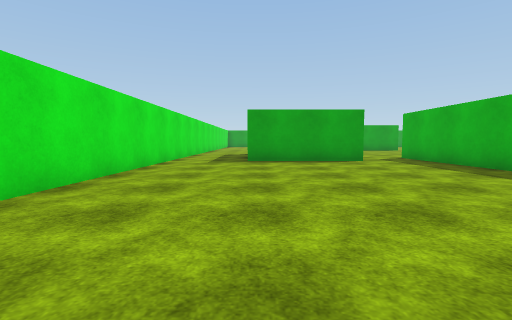
View 1 (above)

22 first-person views from a walk through a 3-D level made in the Unity game engine. The camera is 1.2 m above the floor, tilts 4° down and sees 85° across. The floor is counted in squares, 2 m on a side. Each view is taken from the middle of a square. On the plan, view 1 faces up. The plan holds only what a view shows up to about 9 squares ahead; the rest is blank. The place goes on beyond the plan. The player is left out. Some animated figures are left out. Surface patterns are stand-ins for the level's own textures.

View 2
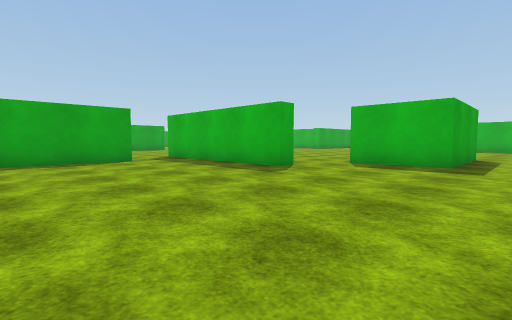

View 3
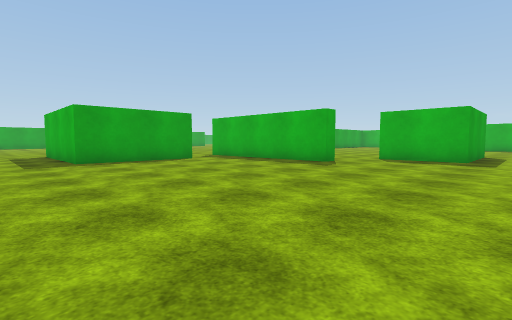

View 4
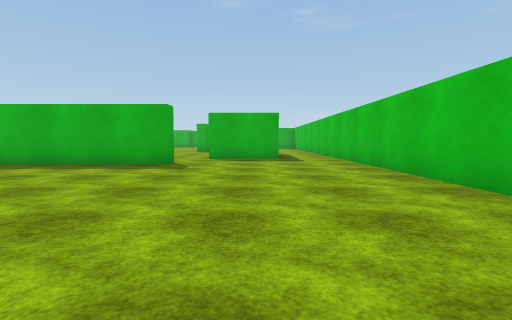

View 5
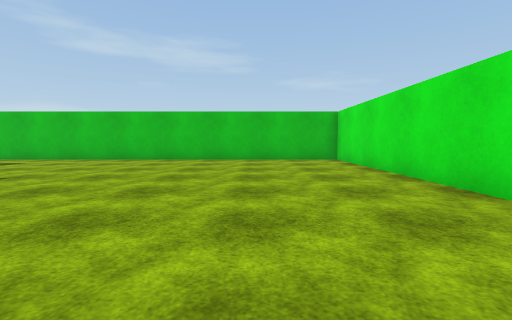

View 6
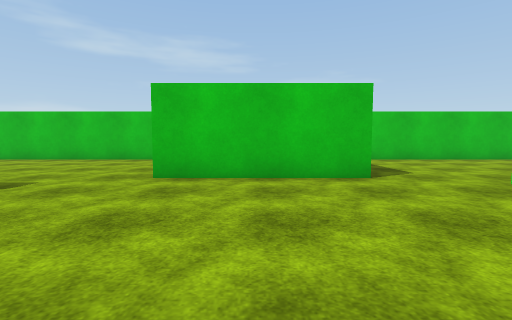

View 7
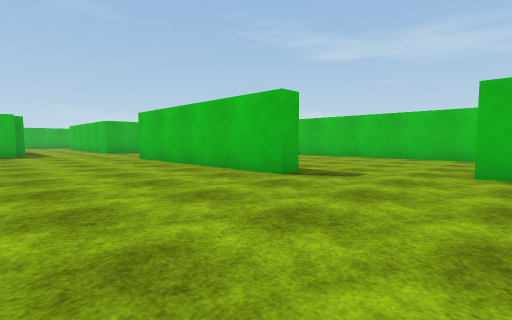

View 8
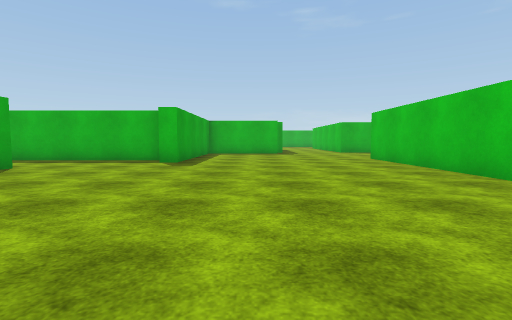

View 9
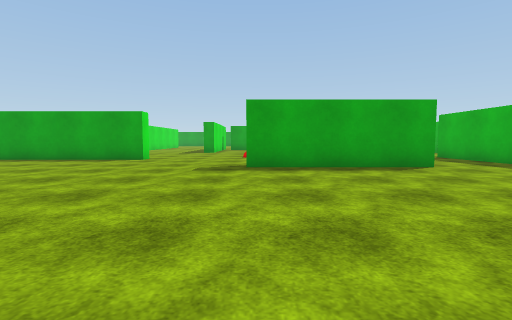

View 10
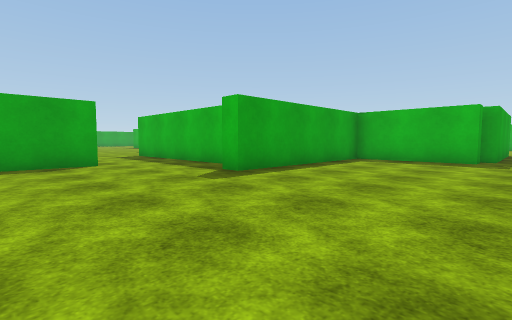

View 11
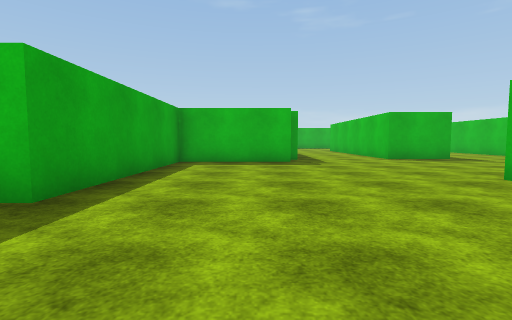

View 12
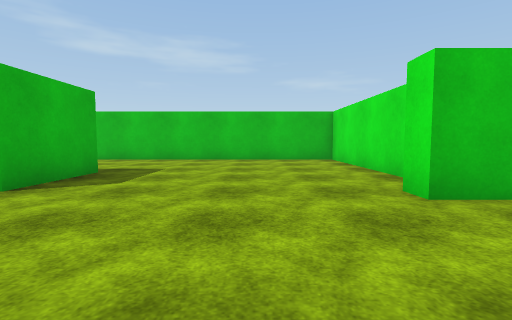

View 13
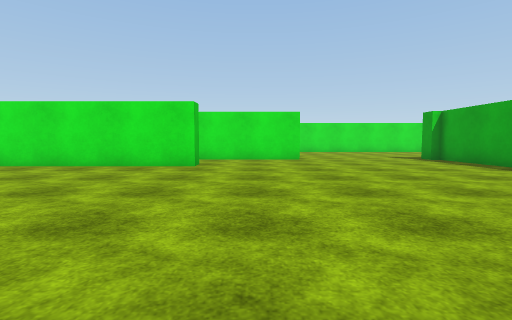

View 14
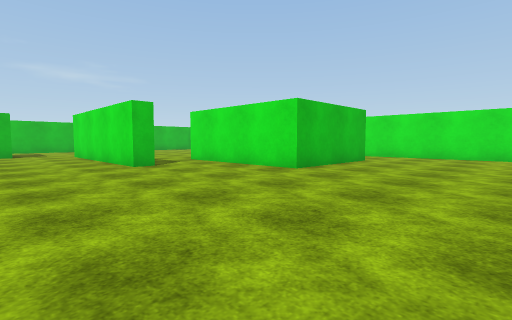

View 15
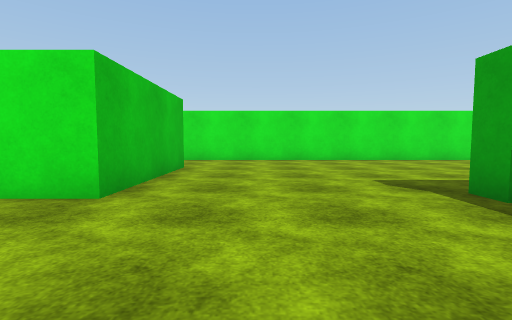

View 16
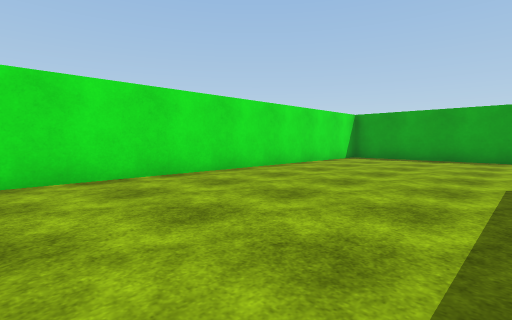

View 17
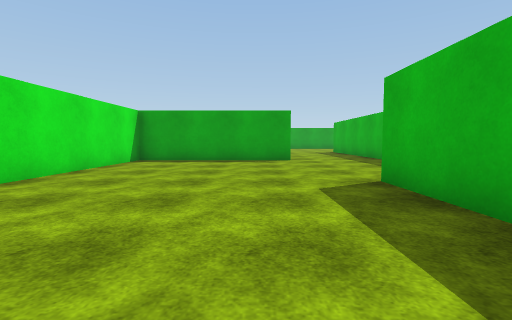

View 18
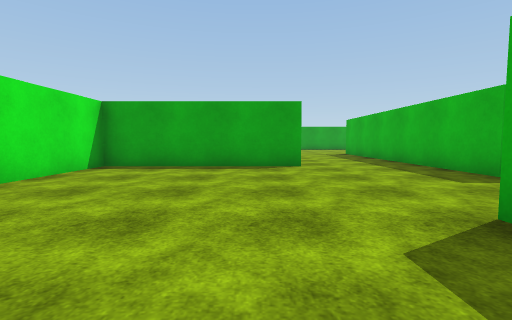

View 19
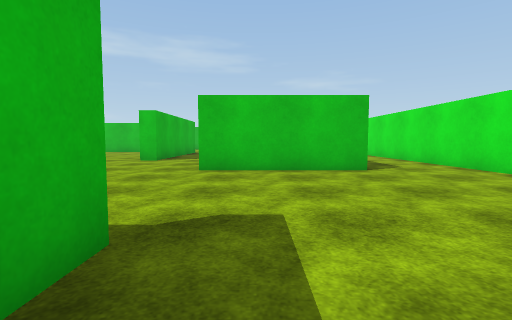

View 20
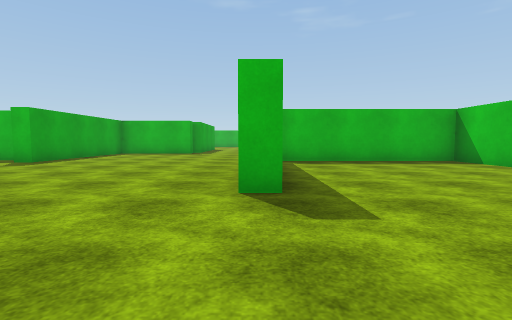

View 21
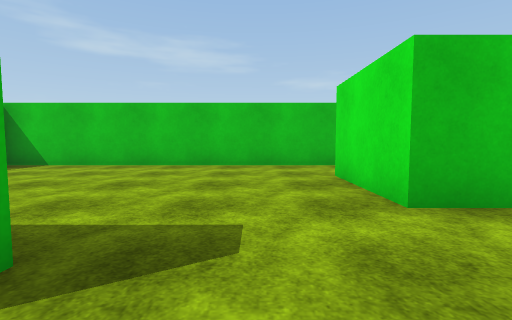

View 22
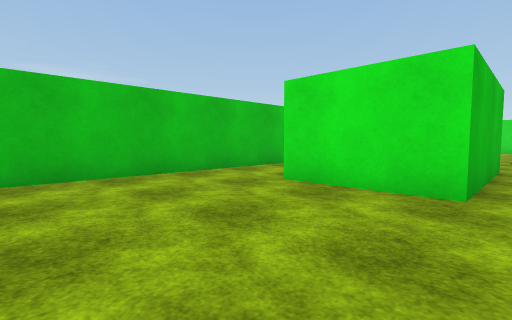

### Floor plan
Ten units are one square. View 1 is at (0, 0); x grows to the right and y downward. Boxes are objects, and circles mark ways between rooms. Rooms are numbered by the first view taken in them; rooms with no view inside come last. Other rooms are left out.
<svg viewBox="-30 -286 296 299">
<path fill="none" stroke="#000" d="M50 -42 50 -86M31 -82 -2 -82M72 -13 72 -35M-25 -84 -25 8 64 8M50 -86 50 -96 55 -96 55 -50M145 -142 118 -142M132 -46 132 -52 192 -52 192 -46M72 -35 106 -35 106 -13 72 -13M75 -167 32 -167M55 -42 50 -42M34 -164 29 -164 29 -171M-2 -82 -2 -110M-4 -124 31 -124 31 -82M186 -35 186 8 225 8M64 8 181 8 181 -42M29 -189 29 -211M229 -80 229 -111 177 -111 177 -118M237 -77 237 -81M50 -235 50 -254M240 -26 240 -48M21 -255 -25 -255 -25 -84M160 -142 145 -142M185 -119 185 -171M85 -167 75 -167M50 -254 50 -281M234 -80 229 -80M261 -77 237 -77M225 8 260 8"/>
<circle cx="-15" cy="-90" r="3" fill="#2a7"/>
<circle cx="40" cy="-90" r="3" fill="#2a7"/>
<circle cx="64" cy="-26" r="3" fill="#2a7"/>
<circle cx="160" cy="-133" r="3" fill="#2a7"/>
<circle cx="235" cy="-35" r="3" fill="#2a7"/>
<circle cx="35" cy="-260" r="3" fill="#2a7"/>
<circle cx="45" cy="-225" r="3" fill="#2a7"/>
<circle cx="95" cy="-160" r="3" fill="#2a7"/>
<text x="20" y="-40">1</text>
<text x="100" y="-100">2</text>
<text x="200" y="-230">3</text>
</svg>
Room 1 opens to room 2. Room 2 opens to room 3.

Where each view was taken, in squares from view 1:
view 1: 0 up, 0 right, facing up
view 2: 0 up, 0 right, facing up-right
view 3: 0 up, 2 left, facing up-right
view 4: 2 up, 2 left, facing right
view 5: 8 up, 0 right, facing down
view 6: 8 up, 9 right, facing down
view 7: 9 up, 10 right, facing down-right
view 8: 9 up, 10 right, facing right
view 9: 8 up, 12 right, facing up
view 10: 7 up, 14 right, facing up-right
view 11: 9 up, 15 right, facing right
view 12: 8 up, 21 right, facing down
view 13: 11 up, 12 right, facing left
view 14: 16 up, 8 right, facing down-left
view 15: 14 up, 6 right, facing left
view 16: 16 up, 2 right, facing up-left
view 17: 17 up, 1 right, facing up
view 18: 19 up, 1 right, facing up
view 19: 18 up, 2 right, facing down
view 20: 5 up, 10 right, facing right
view 21: 6 up, 12 right, facing down
view 22: 4 up, 14 right, facing down-left
